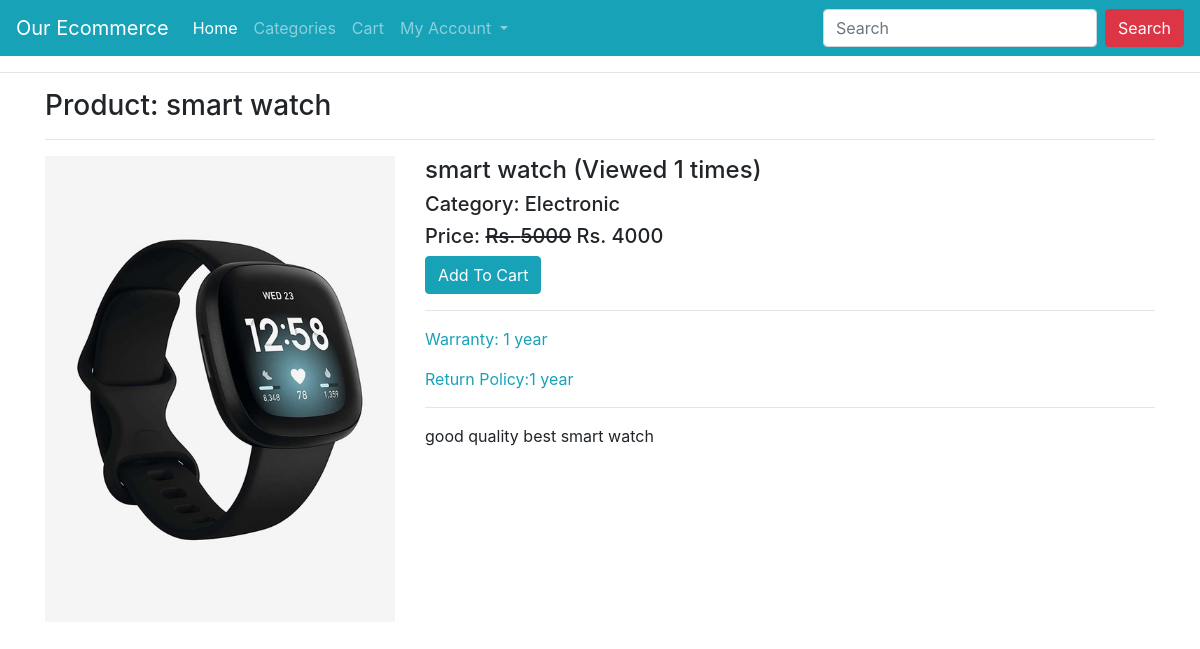
Page /product/smart_watch/ on the committed database.
### ecomapp/models.py (models this page shows, shortened)
class Product(models.Model):
    title = models.CharField(max_length=200)
    slug = models.SlugField(unique=True)
    category = models.ForeignKey(Category, on_delete=models.CASCADE)
    image = models.ImageField(upload_to="products")
    marked_price = models.PositiveIntegerField()
    selling_price = models.PositiveIntegerField()
    description = models.TextField()
    warranty = models.CharField(max_length=300, null=True, blank=True)
    return_policy = models.CharField(max_length=300, null=True, blank=True)
    view_count = models.PositiveIntegerField(default=0)

class Category(models.Model):
    title = models.CharField(max_length=200)
    slug = models.SlugField(unique=True)
    def __str__(self):
        return self.title

### ecomapp/views.py (the view)
# urls.py: path("product/<slug:slug>/", ProductDetailView.as_view(), name="productdetail"),
class ProductDetailView(EcomMixin, TemplateView):
    template_name = "productdetail.html"
    def get_context_data(self, **kwargs):
        context = super().get_context_data(**kwargs)
        url_slug = self.kwargs['slug']
        product = Product.objects.get(slug=url_slug)
        product.view_count += 1
        product.save()
        context['product'] = product
        return context

### ecomapp/views.py (called while the page is built)
    def dispatch(self, request, *args, **kwargs):
        cart_id = request.session.get("cart_id")
        if cart_id:
            cart_obj = Cart.objects.get(id=cart_id)
            if request.user.is_authenticated and request.user.customer:
                cart_obj.customer = request.user.customer
                cart_obj.save()
        return super().dispatch(request, *args, **kwargs)

### templates/productdetail.html (shortened to what this page needs)
{% extends 'base.html' %}
{% block content %}
<div class="container">
    <h3>Product: {{product.title}}</h3><hr>
    <div class="row">
        <div class="col-md-4">
            <img src="{{product.image.url}}" alt="" class="img-fluid">
        </div>
        <div class="col-md-8">
            <h4>{{product.title}} (Viewed {{product.view_count}} times)</h4>
            <h5>Category: {{product.category}}</h5>
            <h5>Price: <strike>Rs. {{product.marked_price}}</strike> Rs. {{product.selling_price}}</h5>
            <a href="{% url 'ecomapp:addtocart' product.id %}" class="btn btn-info">Add To Cart</a>
            <hr>
            <p class="text-info">Warranty: {{product.warranty}}</p>
            <p class="text-info">Return Policy:{{product.return_policy}}</p>
            <hr>
            <p>{{product.description}}</p>
        </div>
    </div>
</div>
{% endblock %}

### rows in the picture
Product: title "smart watch", image (picture), view_count "1", category "Electronic", marked_price "5000", selling_price "4000", warranty "1 year", return_policy "1 year", description "good quality best smart watch"
